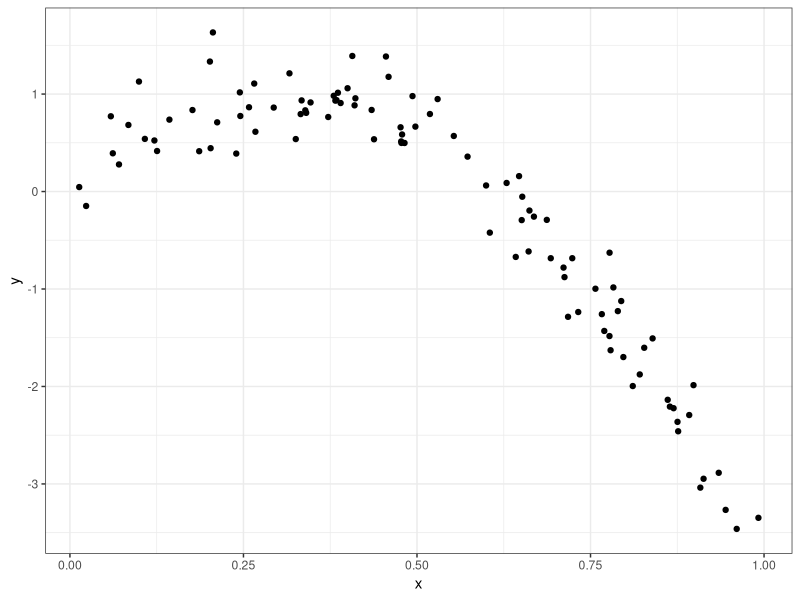
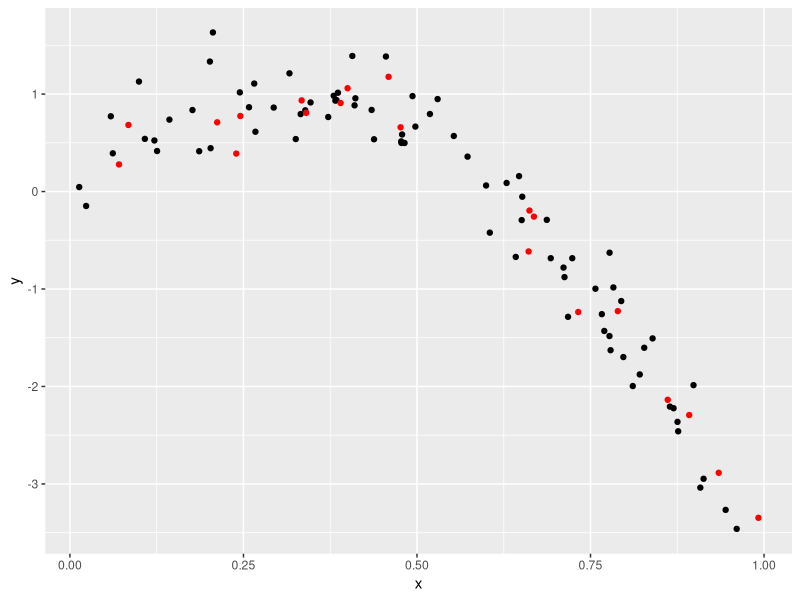
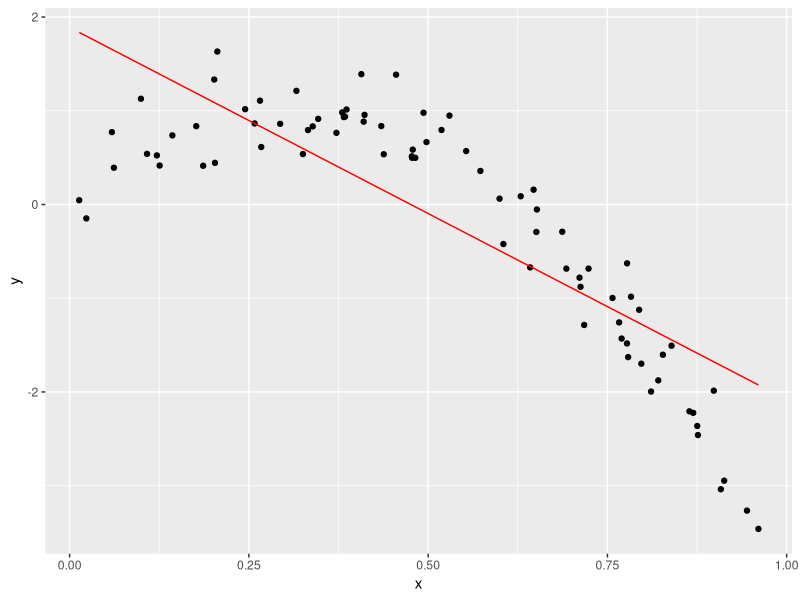
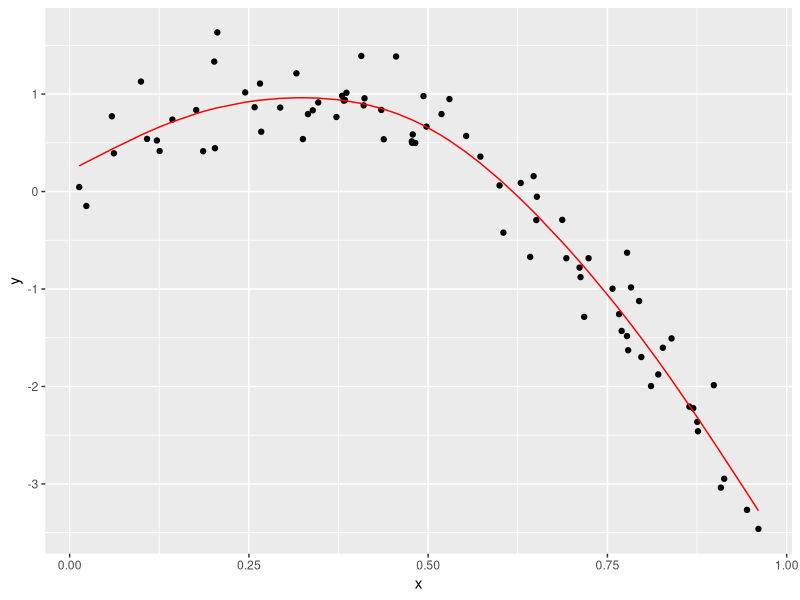
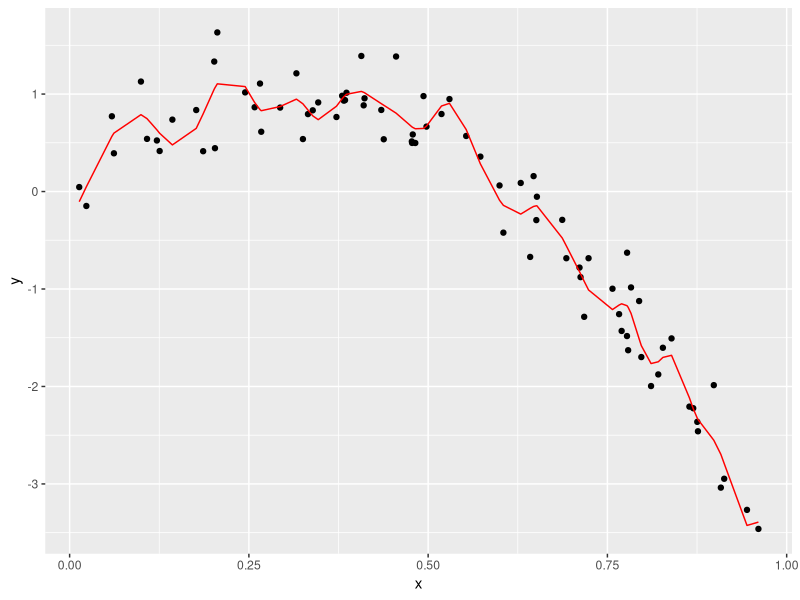
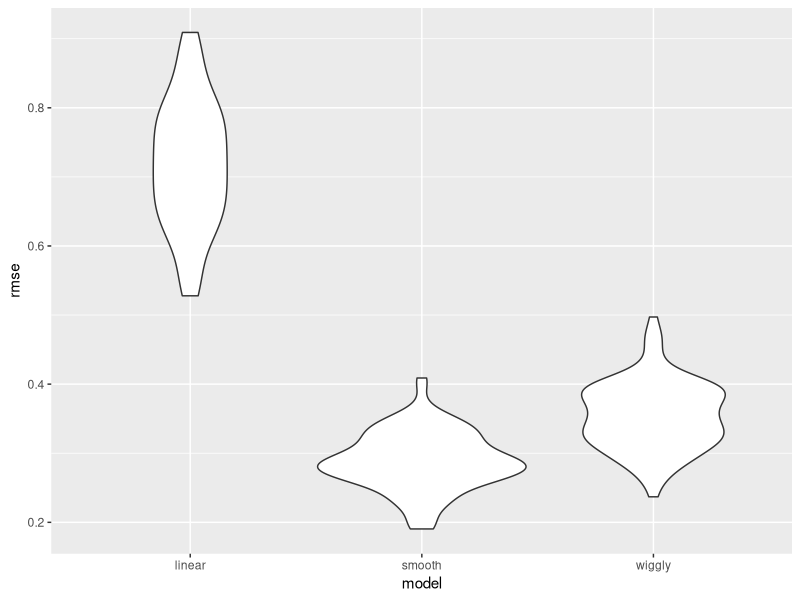

The R source for these figures, in order:
## ---- chunk 1
library(tidyverse)
library(modelr)
library(mgcv)
set.seed(1)
## ---- chunk 2
nonlin_df = 
  tibble(
    id = 1:100,
    x = runif(100, 0, 1),
    y = 1 - 10 * (x - .3) ^ 2 + rnorm(100, 0, .3)
  )

nonlin_df %>% 
  ggplot(aes(x = x, y = y)) + 
  geom_point() + theme_bw()
## ---- chunk 3
#Select a fraction of the original dataset
#Give you everything in nonlin_df but not in train_df, and join them together
train_df = sample_n(nonlin_df, 80)
test_df = anti_join(nonlin_df, train_df, by = "id")

ggplot(train_df, aes(x = x, y = y)) + 
  geom_point() + 
  geom_point(data = test_df, color = "red")
## ---- chunk 4
linear_mod = lm(y ~ x, data = train_df)
smooth_mod = mgcv::gam(y ~ s(x), data = train_df)
wiggly_mod = mgcv::gam(y ~ s(x, k = 30), sp = 10e-6, data = train_df)
## ---- chunk 5
train_df %>% 
  add_predictions(linear_mod) %>% 
  ggplot(aes(x = x, y = y)) + geom_point() + 
  geom_line(aes(y = pred), color = "red")
## ---- chunk 6
train_df %>% 
  add_predictions(smooth_mod) %>% 
  ggplot(aes(x = x, y = y)) + geom_point() + 
  geom_line(aes(y = pred), color = "red")
## ---- chunk 7
train_df %>% 
  add_predictions(wiggly_mod) %>% 
  ggplot(aes(x = x, y = y)) + geom_point() + 
  geom_line(aes(y = pred), color = "red")
## ---- chunk 8
rmse(linear_mod, test_df)
rmse(smooth_mod, test_df)
rmse(wiggly_mod, test_df)
## ---- chunk 9
cv_df = 
  crossv_mc(nonlin_df, 100) #How many times you want to do simulation
## ---- chunk 10
cv_df %>% pull(train) %>% .[[1]] 
## ---- chunk 11
cv_df %>% pull(train) %>% .[[1]] %>% as_tibble
cv_df %>% pull(test) %>% .[[1]] %>% as_tibble
## ---- chunk 12
cv_df =
  cv_df %>% 
  mutate(
    train = map(train, as_tibble),
    test = map(test, as_tibble))
cv_df
## ---- chunk 13
cv_df = 
  cv_df %>% 
  mutate(linear_mod  = map(train, ~lm(y ~ x, data = .x)),
         smooth_mod  = map(train, ~mgcv::gam(y ~ s(x), data = .x)),
         wiggly_mod  = map(train, ~gam(y ~ s(x, k = 30), sp = 10e-6, data = .x))) %>% 
  mutate(rmse_linear = map2_dbl(linear_mod, test, ~rmse(model = .x, data = .y)),
         rmse_smooth = map2_dbl(smooth_mod, test, ~rmse(model = .x, data = .y)),
         rmse_wiggly = map2_dbl(wiggly_mod, test, ~rmse(model = .x, data = .y)))
cv_df
## ---- chunk 14
cv_df %>% 
  select(starts_with("rmse")) %>% 
  pivot_longer(
    everything(),
    names_to = "model", 
    values_to = "rmse",
    names_prefix = "rmse_") %>% 
  mutate(model = fct_inorder(model)) %>% 
  ggplot(aes(x = model, y = rmse)) + geom_violin()
